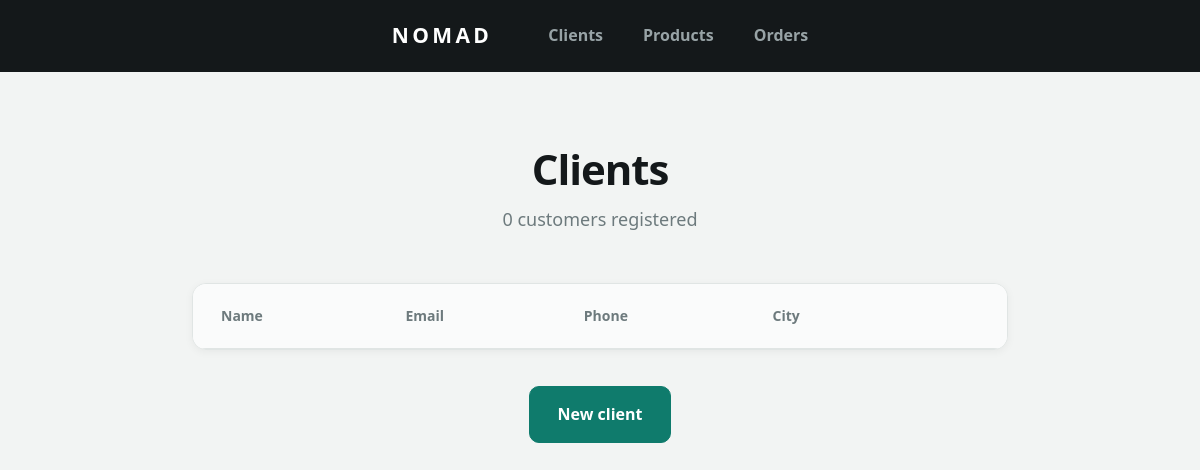
/client-index.php, run on an earlier commit of the app's database.
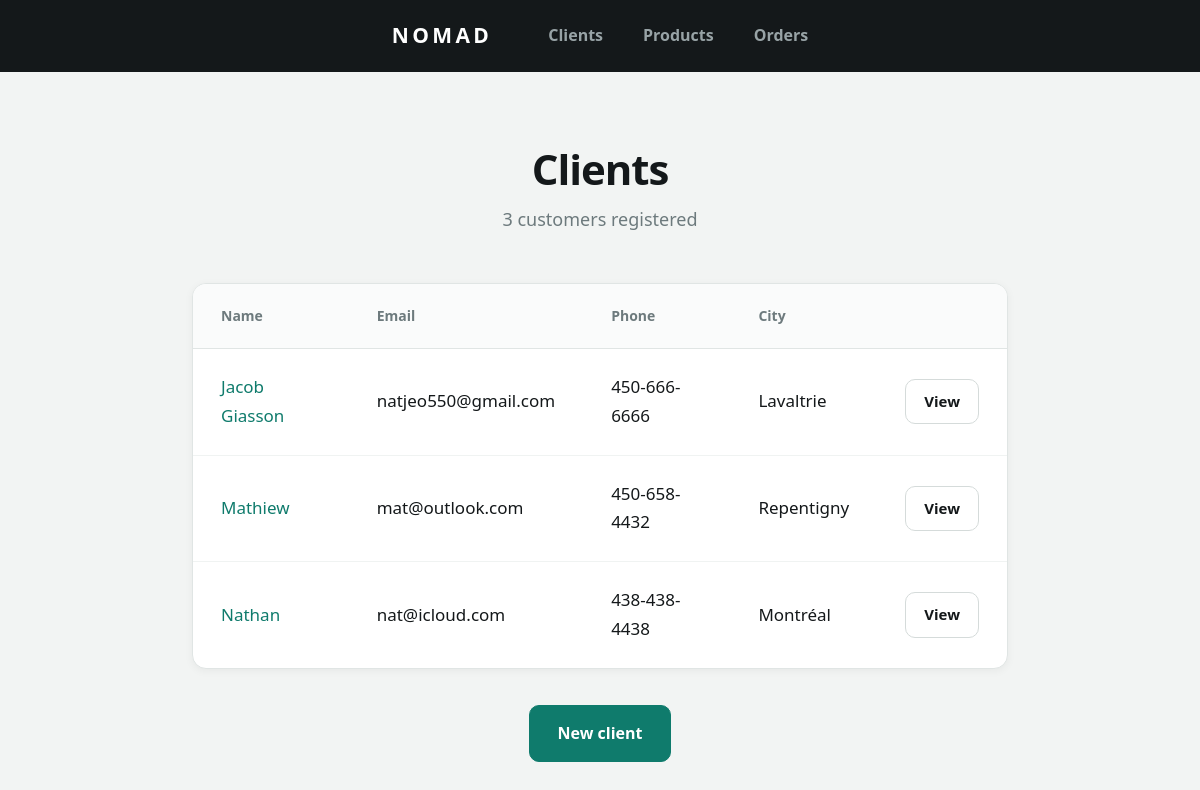
And on a later commit of the database.
### tables this page shows
CREATE TABLE `client` (
  `id` int NOT NULL,
  `name` varchar(100) NOT NULL,
  `email` varchar(150) NOT NULL,
  `phone` varchar(20) DEFAULT NULL,
  `address` varchar(255) NOT NULL,
  `city` varchar(100) NOT NULL,
  `zip_code` varchar(10) NOT NULL
);

### Classe/CRUD.php (called while the page is built, shortened)
<?php
class CRUD extends PDO {
    public function select(string $table, $field = "id", $order = "ASC"):array{
        $sql = "SELECT * FROM $table ORDER BY $field $order";
        $stmt = $this->query($sql);
        return $stmt->fetchAll();
    }
}

### client-index.php (the view, shortened to what this page needs)
<?php
require_once('Classe/CRUD.php');
$crud = new CRUD;
$clients = $crud->select('client', 'name');
?>
<!DOCTYPE html>
<html lang="en">
<head>
    <link rel="stylesheet" href="css/style.css">
</head>
<body>
    <?php require_once('nav.php'); ?>
    <main class="page">
        <h1 class="page__title">Clients</h1>
        <p class="page__subtitle"><?= count($clients); ?> customers registered</p>
        <table class="table">
            <thead>
                <tr>
                    <th>Name</th>
                    <th>Email</th>
                    <th>Phone</th>
                    <th>City</th>
                    <th></th>
                </tr>
            </thead>
            <tbody>
                <?php foreach($clients as $client){ ?>
                <tr>
                    <td><a href="client-show.php?id=<?= $client['id']; ?>"><?= $client['name']; ?></a></td>
                    <td><?= $client['email']; ?></td>
                    <td><?= $client['phone']; ?></td>
                    <td><?= $client['city']; ?></td>
                    <td><a href="client-show.php?id=<?= $client['id']; ?>" class="btn btn--small">View</a></td>
                </tr>
                <?php } ?>
            </tbody>
        </table>
        <div class="page__actions">
            <a href="client-create.php" class="btn btn--primary">New client</a>
        </div>
    </main>
</body>
</html>

### nav.php
<nav class="nav">
    <a href="index.php" class="nav__brand">NOMAD</a>
    <a href="client-index.php" class="nav__link">Clients</a>
    <a href="product-index.php" class="nav__link">Products</a>
    <a href="order-index.php" class="nav__link">Orders</a>
</nav>

### css/style.css (style rules this page uses)
* { box-sizing: border-box; margin: 0; padding: 0; }
body { background: #f2f4f3; color: #14181a; font-family: "Segoe UI", -apple-system, Arial, sans-serif; font-size: 17px; line-height: 1.7; -webkit-font-smoothing: antialiased; }
a { color: #0f7b6c; text-decoration: none; }
.nav { background: #14181a; height: 72px; display: flex; align-items: center; justify-content: center; gap: 40px; }
.nav__brand { color: #ffffff; font-size: 21px; font-weight: 700; letter-spacing: 0.16em; margin-right: 16px; }
.nav__link { color: #98a3a6; font-size: 16px; font-weight: 600; }
.page { max-width: 880px; margin: 0 auto; padding: 72px 32px 100px; text-align: center; }
.page__title { font-size: 42px; font-weight: 700; letter-spacing: -0.025em; line-height: 1.2; margin-bottom: 10px; }
.page__subtitle { color: #6d7a7d; font-size: 18px; margin-bottom: 48px; }
.page__actions { margin-top: 36px; display: flex; justify-content: center; gap: 12px; align-items: center; }
.table { width: 100%; background: #ffffff; border: 1px solid #e0e5e4; border-radius: 14px; border-collapse: separate; border-spacing: 0; overflow: hidden; text-align: left; box-shadow: 0 2px 8px rgba(20, 24, 26, 0.05); }
.table th { background: #fafbfb; color: #6d7a7d; font-size: 14px; font-weight: 600; padding: 20px 28px; border-bottom: 1px solid #e0e5e4; }
.table td { padding: 24px 28px; border-bottom: 1px solid #f0f3f2; font-size: 17px; }
.table tr:last-child td { border-bottom: none; }
.btn { display: inline-block; padding: 14px 28px; border: 1px solid #d5dbda; border-radius: 10px; background: #ffffff; color: #14181a; font-family: inherit; font-size: 16px; font-weight: 600; cursor: pointer; }
.btn--primary { background: #0f7b6c; border-color: #0f7b6c; color: #ffffff; }
.btn--small { padding: 9px 18px; font-size: 15px; }

What changed in the data, as far as the page shows it:
added client: name "Jacob Giasson", email "natjeo550@gmail.com", phone "450-666-6666", city "Lavaltrie"
added client: name "Mathiew", email "mat@outlook.com", phone "450-658-4432", city "Repentigny"
added client: name "Nathan", email "nat@icloud.com", phone "438-438-4438", city "Montréal"
Also different on the page:
count($clients): "0" → "3"
